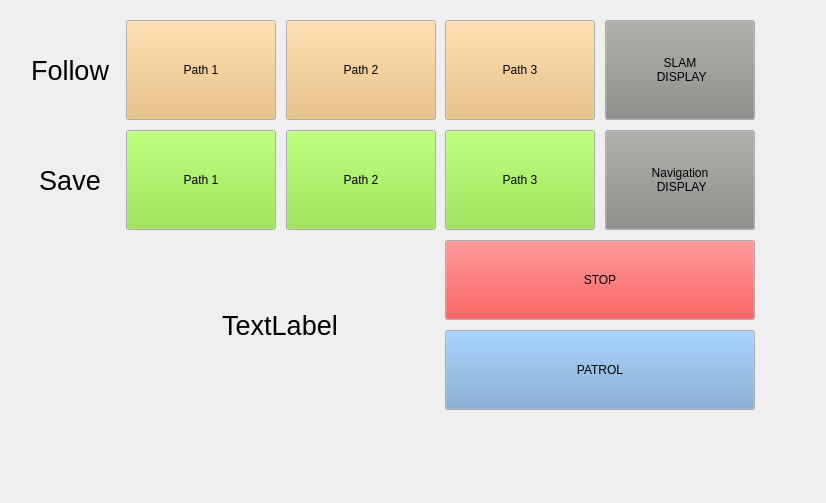
<?xml version="1.0" encoding="UTF-8"?>
<ui version="4.0">
 <class>Form</class>
 <widget class="QWidget" name="Form">
  <property name="geometry">
   <rect>
    <x>0</x>
    <y>0</y>
    <width>826</width>
    <height>503</height>
   </rect>
  </property>
  <property name="windowTitle">
   <string>Form</string>
  </property>
  <widget class="QPushButton" name="follow_path_1_Button">
   <property name="geometry">
    <rect>
     <x>126</x>
     <y>20</y>
     <width>150</width>
     <height>100</height>
    </rect>
   </property>
   <property name="palette">
    <palette>
     <active>
      <colorrole role="Button">
       <brush brushstyle="SolidPattern">
        <color alpha="255">
         <red>233</red>
         <green>185</green>
         <blue>110</blue>
        </color>
       </brush>
      </colorrole>
     </active>
     <inactive>
      <colorrole role="Button">
       <brush brushstyle="SolidPattern">
        <color alpha="255">
         <red>233</red>
         <green>185</green>
         <blue>110</blue>
        </color>
       </brush>
      </colorrole>
     </inactive>
     <disabled>
      <colorrole role="Button">
       <brush brushstyle="SolidPattern">
        <color alpha="255">
         <red>233</red>
         <green>185</green>
         <blue>110</blue>
        </color>
       </brush>
      </colorrole>
     </disabled>
    </palette>
   </property>
   <property name="text">
    <string>Path 1</string>
   </property>
  </widget>
  <widget class="QPushButton" name="follow_path_2_Button">
   <property name="geometry">
    <rect>
     <x>286</x>
     <y>20</y>
     <width>150</width>
     <height>100</height>
    </rect>
   </property>
   <property name="palette">
    <palette>
     <active>
      <colorrole role="Button">
       <brush brushstyle="SolidPattern">
        <color alpha="255">
         <red>233</red>
         <green>185</green>
         <blue>110</blue>
        </color>
       </brush>
      </colorrole>
     </active>
     <inactive>
      <colorrole role="Button">
       <brush brushstyle="SolidPattern">
        <color alpha="255">
         <red>233</red>
         <green>185</green>
         <blue>110</blue>
        </color>
       </brush>
      </colorrole>
     </inactive>
     <disabled>
      <colorrole role="Button">
       <brush brushstyle="SolidPattern">
        <color alpha="255">
         <red>233</red>
         <green>185</green>
         <blue>110</blue>
        </color>
       </brush>
      </colorrole>
     </disabled>
    </palette>
   </property>
   <property name="text">
    <string>Path 2</string>
   </property>
  </widget>
  <widget class="QPushButton" name="follow_path_3_Button">
   <property name="geometry">
    <rect>
     <x>445</x>
     <y>20</y>
     <width>150</width>
     <height>100</height>
    </rect>
   </property>
   <property name="palette">
    <palette>
     <active>
      <colorrole role="Button">
       <brush brushstyle="SolidPattern">
        <color alpha="255">
         <red>233</red>
         <green>185</green>
         <blue>110</blue>
        </color>
       </brush>
      </colorrole>
     </active>
     <inactive>
      <colorrole role="Button">
       <brush brushstyle="SolidPattern">
        <color alpha="255">
         <red>233</red>
         <green>185</green>
         <blue>110</blue>
        </color>
       </brush>
      </colorrole>
     </inactive>
     <disabled>
      <colorrole role="Button">
       <brush brushstyle="SolidPattern">
        <color alpha="255">
         <red>233</red>
         <green>185</green>
         <blue>110</blue>
        </color>
       </brush>
      </colorrole>
     </disabled>
    </palette>
   </property>
   <property name="text">
    <string>Path 3</string>
   </property>
  </widget>
  <widget class="QPushButton" name="SLAM_display_Button">
   <property name="geometry">
    <rect>
     <x>605</x>
     <y>20</y>
     <width>150</width>
     <height>100</height>
    </rect>
   </property>
   <property name="palette">
    <palette>
     <active>
      <colorrole role="Button">
       <brush brushstyle="SolidPattern">
        <color alpha="255">
         <red>136</red>
         <green>138</green>
         <blue>133</blue>
        </color>
       </brush>
      </colorrole>
     </active>
     <inactive>
      <colorrole role="Button">
       <brush brushstyle="SolidPattern">
        <color alpha="255">
         <red>136</red>
         <green>138</green>
         <blue>133</blue>
        </color>
       </brush>
      </colorrole>
     </inactive>
     <disabled>
      <colorrole role="Button">
       <brush brushstyle="SolidPattern">
        <color alpha="255">
         <red>136</red>
         <green>138</green>
         <blue>133</blue>
        </color>
       </brush>
      </colorrole>
     </disabled>
    </palette>
   </property>
   <property name="text">
    <string>SLAM 
 DISPLAY</string>
   </property>
  </widget>
  <widget class="QPushButton" name="save_path_1_Button">
   <property name="geometry">
    <rect>
     <x>126</x>
     <y>130</y>
     <width>150</width>
     <height>100</height>
    </rect>
   </property>
   <property name="palette">
    <palette>
     <active>
      <colorrole role="Button">
       <brush brushstyle="SolidPattern">
        <color alpha="255">
         <red>138</red>
         <green>226</green>
         <blue>52</blue>
        </color>
       </brush>
      </colorrole>
     </active>
     <inactive>
      <colorrole role="Button">
       <brush brushstyle="SolidPattern">
        <color alpha="255">
         <red>138</red>
         <green>226</green>
         <blue>52</blue>
        </color>
       </brush>
      </colorrole>
     </inactive>
     <disabled>
      <colorrole role="Button">
       <brush brushstyle="SolidPattern">
        <color alpha="255">
         <red>138</red>
         <green>226</green>
         <blue>52</blue>
        </color>
       </brush>
      </colorrole>
     </disabled>
    </palette>
   </property>
   <property name="text">
    <string>Path 1</string>
   </property>
  </widget>
  <widget class="QPushButton" name="save_path_2_Button">
   <property name="geometry">
    <rect>
     <x>286</x>
     <y>130</y>
     <width>150</width>
     <height>100</height>
    </rect>
   </property>
   <property name="palette">
    <palette>
     <active>
      <colorrole role="Button">
       <brush brushstyle="SolidPattern">
        <color alpha="255">
         <red>138</red>
         <green>226</green>
         <blue>52</blue>
        </color>
       </brush>
      </colorrole>
     </active>
     <inactive>
      <colorrole role="Button">
       <brush brushstyle="SolidPattern">
        <color alpha="255">
         <red>138</red>
         <green>226</green>
         <blue>52</blue>
        </color>
       </brush>
      </colorrole>
     </inactive>
     <disabled>
      <colorrole role="Button">
       <brush brushstyle="SolidPattern">
        <color alpha="255">
         <red>138</red>
         <green>226</green>
         <blue>52</blue>
        </color>
       </brush>
      </colorrole>
     </disabled>
    </palette>
   </property>
   <property name="text">
    <string>Path 2</string>
   </property>
  </widget>
  <widget class="QPushButton" name="save_path_3_Button">
   <property name="geometry">
    <rect>
     <x>445</x>
     <y>130</y>
     <width>150</width>
     <height>100</height>
    </rect>
   </property>
   <property name="palette">
    <palette>
     <active>
      <colorrole role="Button">
       <brush brushstyle="SolidPattern">
        <color alpha="255">
         <red>138</red>
         <green>226</green>
         <blue>52</blue>
        </color>
       </brush>
      </colorrole>
     </active>
     <inactive>
      <colorrole role="Button">
       <brush brushstyle="SolidPattern">
        <color alpha="255">
         <red>138</red>
         <green>226</green>
         <blue>52</blue>
        </color>
       </brush>
      </colorrole>
     </inactive>
     <disabled>
      <colorrole role="Button">
       <brush brushstyle="SolidPattern">
        <color alpha="255">
         <red>138</red>
         <green>226</green>
         <blue>52</blue>
        </color>
       </brush>
      </colorrole>
     </disabled>
    </palette>
   </property>
   <property name="text">
    <string>Path 3</string>
   </property>
  </widget>
  <widget class="QPushButton" name="Navigation_display_Button">
   <property name="geometry">
    <rect>
     <x>605</x>
     <y>130</y>
     <width>150</width>
     <height>100</height>
    </rect>
   </property>
   <property name="palette">
    <palette>
     <active>
      <colorrole role="Button">
       <brush brushstyle="SolidPattern">
        <color alpha="255">
         <red>136</red>
         <green>138</green>
         <blue>133</blue>
        </color>
       </brush>
      </colorrole>
     </active>
     <inactive>
      <colorrole role="Button">
       <brush brushstyle="SolidPattern">
        <color alpha="255">
         <red>136</red>
         <green>138</green>
         <blue>133</blue>
        </color>
       </brush>
      </colorrole>
     </inactive>
     <disabled>
      <colorrole role="Button">
       <brush brushstyle="SolidPattern">
        <color alpha="255">
         <red>136</red>
         <green>138</green>
         <blue>133</blue>
        </color>
       </brush>
      </colorrole>
     </disabled>
    </palette>
   </property>
   <property name="text">
    <string>Navigation 
 DISPLAY</string>
   </property>
  </widget>
  <widget class="QPushButton" name="stopButton">
   <property name="geometry">
    <rect>
     <x>445</x>
     <y>240</y>
     <width>310</width>
     <height>80</height>
    </rect>
   </property>
   <property name="palette">
    <palette>
     <active>
      <colorrole role="Button">
       <brush brushstyle="SolidPattern">
        <color alpha="255">
         <red>239</red>
         <green>41</green>
         <blue>41</blue>
        </color>
       </brush>
      </colorrole>
     </active>
     <inactive>
      <colorrole role="Button">
       <brush brushstyle="SolidPattern">
        <color alpha="255">
         <red>239</red>
         <green>41</green>
         <blue>41</blue>
        </color>
       </brush>
      </colorrole>
     </inactive>
     <disabled>
      <colorrole role="Button">
       <brush brushstyle="SolidPattern">
        <color alpha="255">
         <red>239</red>
         <green>41</green>
         <blue>41</blue>
        </color>
       </brush>
      </colorrole>
     </disabled>
    </palette>
   </property>
   <property name="text">
    <string>STOP</string>
   </property>
  </widget>
  <widget class="QLabel" name="status_Label">
   <property name="geometry">
    <rect>
     <x>130</x>
     <y>240</y>
     <width>300</width>
     <height>170</height>
    </rect>
   </property>
   <property name="font">
    <font>
     <pointsize>20</pointsize>
    </font>
   </property>
   <property name="text">
    <string>TextLabel</string>
   </property>
   <property name="alignment">
    <set>Qt::AlignCenter</set>
   </property>
  </widget>
  <widget class="QLabel" name="label_2">
   <property name="geometry">
    <rect>
     <x>20</x>
     <y>20</y>
     <width>100</width>
     <height>100</height>
    </rect>
   </property>
   <property name="palette">
    <palette>
     <active>
      <colorrole role="WindowText">
       <brush brushstyle="SolidPattern">
        <color alpha="255">
         <red>0</red>
         <green>0</green>
         <blue>0</blue>
        </color>
       </brush>
      </colorrole>
      <colorrole role="Button">
       <brush brushstyle="SolidPattern">
        <color alpha="255">
         <red>186</red>
         <green>189</green>
         <blue>182</blue>
        </color>
       </brush>
      </colorrole>
      <colorrole role="Light">
       <brush brushstyle="SolidPattern">
        <color alpha="255">
         <red>255</red>
         <green>255</green>
         <blue>255</blue>
        </color>
       </brush>
      </colorrole>
      <colorrole role="Midlight">
       <brush brushstyle="SolidPattern">
        <color alpha="255">
         <red>220</red>
         <green>222</green>
         <blue>218</blue>
        </color>
       </brush>
      </colorrole>
      <colorrole role="Dark">
       <brush brushstyle="SolidPattern">
        <color alpha="255">
         <red>93</red>
         <green>94</green>
         <blue>91</blue>
        </color>
       </brush>
      </colorrole>
      <colorrole role="Mid">
       <brush brushstyle="SolidPattern">
        <color alpha="255">
         <red>124</red>
         <green>126</green>
         <blue>121</blue>
        </color>
       </brush>
      </colorrole>
      <colorrole role="Text">
       <brush brushstyle="SolidPattern">
        <color alpha="255">
         <red>0</red>
         <green>0</green>
         <blue>0</blue>
        </color>
       </brush>
      </colorrole>
      <colorrole role="BrightText">
       <brush brushstyle="SolidPattern">
        <color alpha="255">
         <red>255</red>
         <green>255</green>
         <blue>255</blue>
        </color>
       </brush>
      </colorrole>
      <colorrole role="ButtonText">
       <brush brushstyle="SolidPattern">
        <color alpha="255">
         <red>0</red>
         <green>0</green>
         <blue>0</blue>
        </color>
       </brush>
      </colorrole>
      <colorrole role="Base">
       <brush brushstyle="SolidPattern">
        <color alpha="255">
         <red>255</red>
         <green>255</green>
         <blue>255</blue>
        </color>
       </brush>
      </colorrole>
      <colorrole role="Window">
       <brush brushstyle="SolidPattern">
        <color alpha="255">
         <red>186</red>
         <green>189</green>
         <blue>182</blue>
        </color>
       </brush>
      </colorrole>
      <colorrole role="Shadow">
       <brush brushstyle="SolidPattern">
        <color alpha="255">
         <red>0</red>
         <green>0</green>
         <blue>0</blue>
        </color>
       </brush>
      </colorrole>
      <colorrole role="AlternateBase">
       <brush brushstyle="SolidPattern">
        <color alpha="255">
         <red>220</red>
         <green>222</green>
         <blue>218</blue>
        </color>
       </brush>
      </colorrole>
      <colorrole role="ToolTipBase">
       <brush brushstyle="SolidPattern">
        <color alpha="255">
         <red>255</red>
         <green>255</green>
         <blue>220</blue>
        </color>
       </brush>
      </colorrole>
      <colorrole role="ToolTipText">
       <brush brushstyle="SolidPattern">
        <color alpha="255">
         <red>0</red>
         <green>0</green>
         <blue>0</blue>
        </color>
       </brush>
      </colorrole>
      <colorrole role="PlaceholderText">
       <brush brushstyle="SolidPattern">
        <color alpha="128">
         <red>0</red>
         <green>0</green>
         <blue>0</blue>
        </color>
       </brush>
      </colorrole>
     </active>
     <inactive>
      <colorrole role="WindowText">
       <brush brushstyle="SolidPattern">
        <color alpha="255">
         <red>0</red>
         <green>0</green>
         <blue>0</blue>
        </color>
       </brush>
      </colorrole>
      <colorrole role="Button">
       <brush brushstyle="SolidPattern">
        <color alpha="255">
         <red>186</red>
         <green>189</green>
         <blue>182</blue>
        </color>
       </brush>
      </colorrole>
      <colorrole role="Light">
       <brush brushstyle="SolidPattern">
        <color alpha="255">
         <red>255</red>
         <green>255</green>
         <blue>255</blue>
        </color>
       </brush>
      </colorrole>
      <colorrole role="Midlight">
       <brush brushstyle="SolidPattern">
        <color alpha="255">
         <red>220</red>
         <green>222</green>
         <blue>218</blue>
        </color>
       </brush>
      </colorrole>
      <colorrole role="Dark">
       <brush brushstyle="SolidPattern">
        <color alpha="255">
         <red>93</red>
         <green>94</green>
         <blue>91</blue>
        </color>
       </brush>
      </colorrole>
      <colorrole role="Mid">
       <brush brushstyle="SolidPattern">
        <color alpha="255">
         <red>124</red>
         <green>126</green>
         <blue>121</blue>
        </color>
       </brush>
      </colorrole>
      <colorrole role="Text">
       <brush brushstyle="SolidPattern">
        <color alpha="255">
         <red>0</red>
         <green>0</green>
         <blue>0</blue>
        </color>
       </brush>
      </colorrole>
      <colorrole role="BrightText">
       <brush brushstyle="SolidPattern">
        <color alpha="255">
         <red>255</red>
         <green>255</green>
         <blue>255</blue>
        </color>
       </brush>
      </colorrole>
      <colorrole role="ButtonText">
       <brush brushstyle="SolidPattern">
        <color alpha="255">
         <red>0</red>
         <green>0</green>
         <blue>0</blue>
        </color>
       </brush>
      </colorrole>
      <colorrole role="Base">
       <brush brushstyle="SolidPattern">
        <color alpha="255">
         <red>255</red>
         <green>255</green>
         <blue>255</blue>
        </color>
       </brush>
      </colorrole>
      <colorrole role="Window">
       <brush brushstyle="SolidPattern">
        <color alpha="255">
         <red>186</red>
         <green>189</green>
         <blue>182</blue>
        </color>
       </brush>
      </colorrole>
      <colorrole role="Shadow">
       <brush brushstyle="SolidPattern">
        <color alpha="255">
         <red>0</red>
         <green>0</green>
         <blue>0</blue>
        </color>
       </brush>
      </colorrole>
      <colorrole role="AlternateBase">
       <brush brushstyle="SolidPattern">
        <color alpha="255">
         <red>220</red>
         <green>222</green>
         <blue>218</blue>
        </color>
       </brush>
      </colorrole>
      <colorrole role="ToolTipBase">
       <brush brushstyle="SolidPattern">
        <color alpha="255">
         <red>255</red>
         <green>255</green>
         <blue>220</blue>
        </color>
       </brush>
      </colorrole>
      <colorrole role="ToolTipText">
       <brush brushstyle="SolidPattern">
        <color alpha="255">
         <red>0</red>
         <green>0</green>
         <blue>0</blue>
        </color>
       </brush>
      </colorrole>
      <colorrole role="PlaceholderText">
       <brush brushstyle="SolidPattern">
        <color alpha="128">
         <red>0</red>
         <green>0</green>
         <blue>0</blue>
        </color>
       </brush>
      </colorrole>
     </inactive>
     <disabled>
      <colorrole role="WindowText">
       <brush brushstyle="SolidPattern">
        <color alpha="255">
         <red>93</red>
         <green>94</green>
         <blue>91</blue>
        </color>
       </brush>
      </colorrole>
      <colorrole role="Button">
       <brush brushstyle="SolidPattern">
        <color alpha="255">
         <red>186</red>
         <green>189</green>
         <blue>182</blue>
        </color>
       </brush>
      </colorrole>
      <colorrole role="Light">
       <brush brushstyle="SolidPattern">
        <color alpha="255">
         <red>255</red>
         <green>255</green>
         <blue>255</blue>
        </color>
       </brush>
      </colorrole>
      <colorrole role="Midlight">
       <brush brushstyle="SolidPattern">
        <color alpha="255">
         <red>220</red>
         <green>222</green>
         <blue>218</blue>
        </color>
       </brush>
      </colorrole>
      <colorrole role="Dark">
       <brush brushstyle="SolidPattern">
        <color alpha="255">
         <red>93</red>
         <green>94</green>
         <blue>91</blue>
        </color>
       </brush>
      </colorrole>
      <colorrole role="Mid">
       <brush brushstyle="SolidPattern">
        <color alpha="255">
         <red>124</red>
         <green>126</green>
         <blue>121</blue>
        </color>
       </brush>
      </colorrole>
      <colorrole role="Text">
       <brush brushstyle="SolidPattern">
        <color alpha="255">
         <red>93</red>
         <green>94</green>
         <blue>91</blue>
        </color>
       </brush>
      </colorrole>
      <colorrole role="BrightText">
       <brush brushstyle="SolidPattern">
        <color alpha="255">
         <red>255</red>
         <green>255</green>
         <blue>255</blue>
        </color>
       </brush>
      </colorrole>
      <colorrole role="ButtonText">
       <brush brushstyle="SolidPattern">
        <color alpha="255">
         <red>93</red>
         <green>94</green>
         <blue>91</blue>
        </color>
       </brush>
      </colorrole>
      <colorrole role="Base">
       <brush brushstyle="SolidPattern">
        <color alpha="255">
         <red>186</red>
         <green>189</green>
         <blue>182</blue>
        </color>
       </brush>
      </colorrole>
      <colorrole role="Window">
       <brush brushstyle="SolidPattern">
        <color alpha="255">
         <red>186</red>
         <green>189</green>
         <blue>182</blue>
        </color>
       </brush>
      </colorrole>
      <colorrole role="Shadow">
       <brush brushstyle="SolidPattern">
        <color alpha="255">
         <red>0</red>
         <green>0</green>
         <blue>0</blue>
        </color>
       </brush>
      </colorrole>
      <colorrole role="AlternateBase">
       <brush brushstyle="SolidPattern">
        <color alpha="255">
         <red>186</red>
         <green>189</green>
         <blue>182</blue>
        </color>
       </brush>
      </colorrole>
      <colorrole role="ToolTipBase">
       <brush brushstyle="SolidPattern">
        <color alpha="255">
         <red>255</red>
         <green>255</green>
         <blue>220</blue>
        </color>
       </brush>
      </colorrole>
      <colorrole role="ToolTipText">
       <brush brushstyle="SolidPattern">
        <color alpha="255">
         <red>0</red>
         <green>0</green>
         <blue>0</blue>
        </color>
       </brush>
      </colorrole>
      <colorrole role="PlaceholderText">
       <brush brushstyle="SolidPattern">
        <color alpha="128">
         <red>0</red>
         <green>0</green>
         <blue>0</blue>
        </color>
       </brush>
      </colorrole>
     </disabled>
    </palette>
   </property>
   <property name="font">
    <font>
     <pointsize>20</pointsize>
    </font>
   </property>
   <property name="text">
    <string>Follow</string>
   </property>
   <property name="alignment">
    <set>Qt::AlignCenter</set>
   </property>
  </widget>
  <widget class="QLabel" name="label_3">
   <property name="geometry">
    <rect>
     <x>20</x>
     <y>130</y>
     <width>100</width>
     <height>100</height>
    </rect>
   </property>
   <property name="font">
    <font>
     <pointsize>20</pointsize>
    </font>
   </property>
   <property name="text">
    <string>Save</string>
   </property>
   <property name="alignment">
    <set>Qt::AlignCenter</set>
   </property>
  </widget>
  <widget class="QPushButton" name="patrolButton">
   <property name="geometry">
    <rect>
     <x>445</x>
     <y>330</y>
     <width>310</width>
     <height>80</height>
    </rect>
   </property>
   <property name="palette">
    <palette>
     <active>
      <colorrole role="Button">
       <brush brushstyle="SolidPattern">
        <color alpha="255">
         <red>114</red>
         <green>159</green>
         <blue>207</blue>
        </color>
       </brush>
      </colorrole>
      <colorrole role="ButtonText">
       <brush brushstyle="SolidPattern">
        <color alpha="255">
         <red>0</red>
         <green>0</green>
         <blue>0</blue>
        </color>
       </brush>
      </colorrole>
     </active>
     <inactive>
      <colorrole role="Button">
       <brush brushstyle="SolidPattern">
        <color alpha="255">
         <red>114</red>
         <green>159</green>
         <blue>207</blue>
        </color>
       </brush>
      </colorrole>
      <colorrole role="ButtonText">
       <brush brushstyle="SolidPattern">
        <color alpha="255">
         <red>0</red>
         <green>0</green>
         <blue>0</blue>
        </color>
       </brush>
      </colorrole>
     </inactive>
     <disabled>
      <colorrole role="Button">
       <brush brushstyle="SolidPattern">
        <color alpha="255">
         <red>114</red>
         <green>159</green>
         <blue>207</blue>
        </color>
       </brush>
      </colorrole>
      <colorrole role="ButtonText">
       <brush brushstyle="SolidPattern">
        <color alpha="255">
         <red>190</red>
         <green>190</green>
         <blue>190</blue>
        </color>
       </brush>
      </colorrole>
     </disabled>
    </palette>
   </property>
   <property name="text">
    <string>PATROL</string>
   </property>
  </widget>
 </widget>
 <resources/>
 <connections/>
 <slots>
  <signal>signaltest()</signal>
  <slot>slottest()</slot>
 </slots>
</ui>
